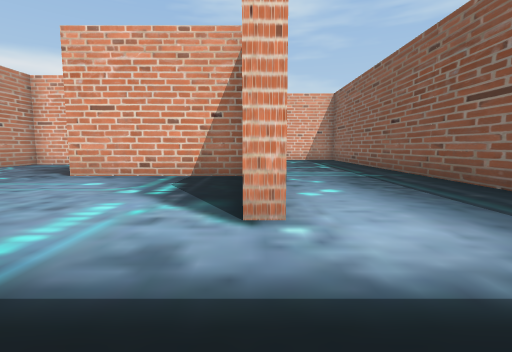
view 1 (above)

14 first-person views from a walk through a 3-D level made in the Unity game engine. The camera is 1.4 m above the floor, tilts 6° down and sees 85° across. The floor is counted in squares, 2 m on a side. Each view is taken from the middle of a square. On the plan, view 1 faces up. The plan holds only what a view shows up to about 9 squares ahead; the rest is blank. The place goes on beyond the plan. The player character is not drawn. Some animated figures are left out.

view 2
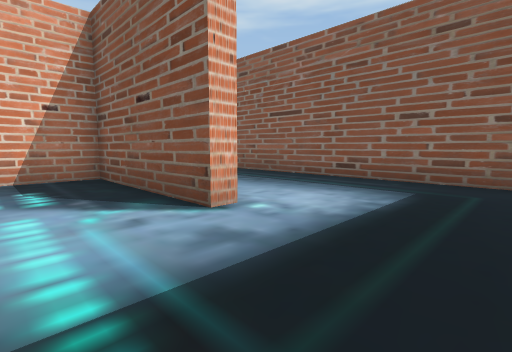

view 3
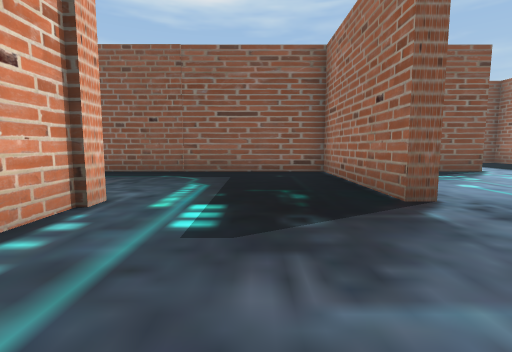

view 4
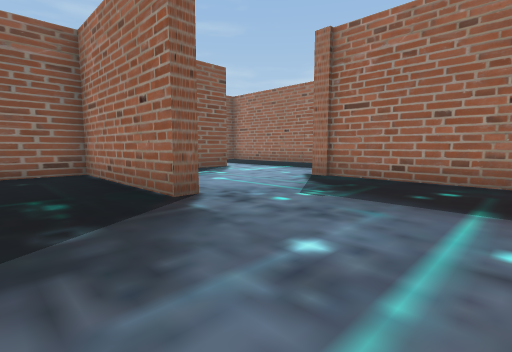

view 5
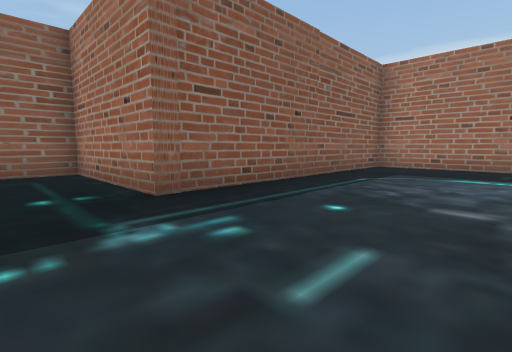

view 6
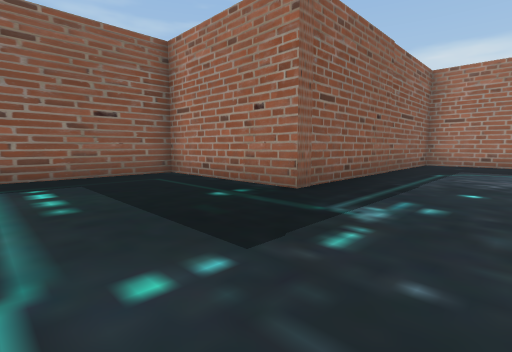

view 7
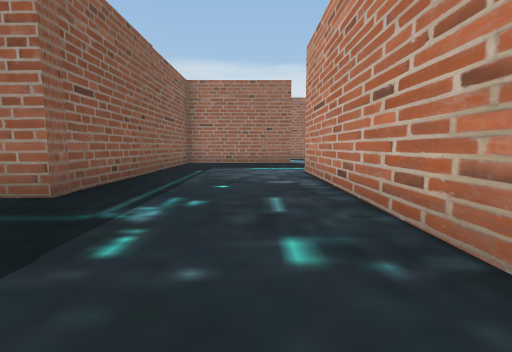

view 8
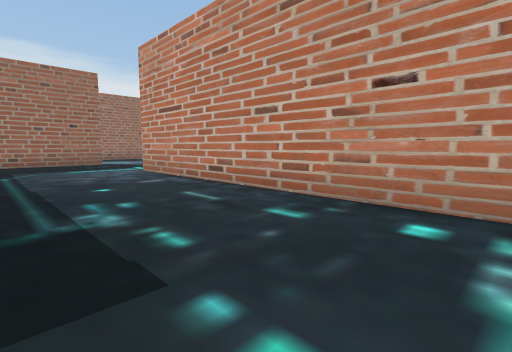

view 9
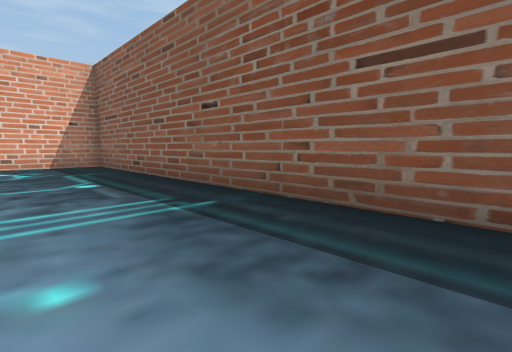

view 10
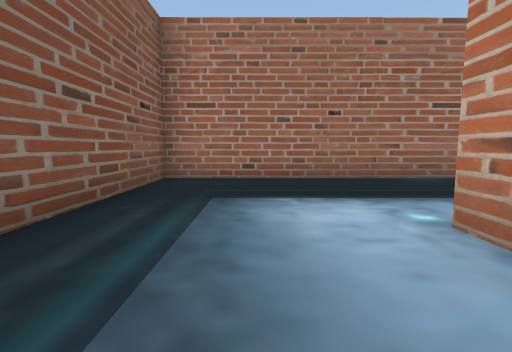

view 11
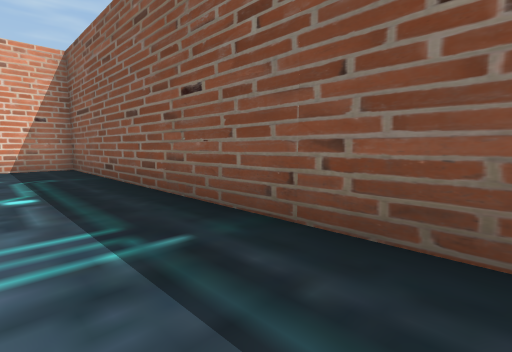

view 12
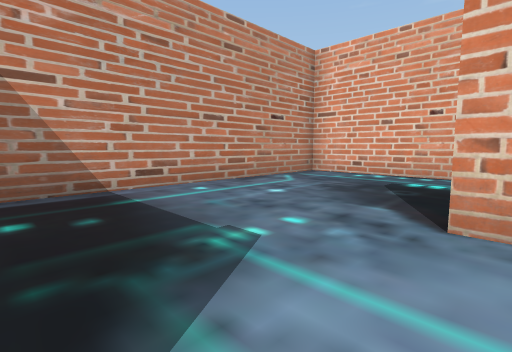

view 13
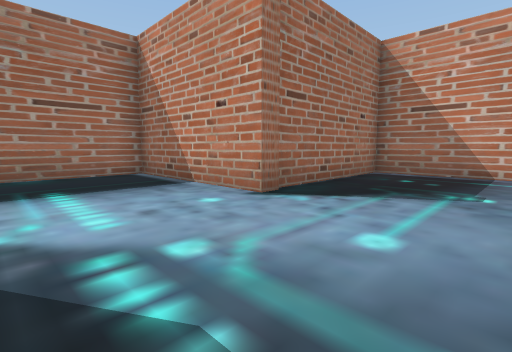

view 14
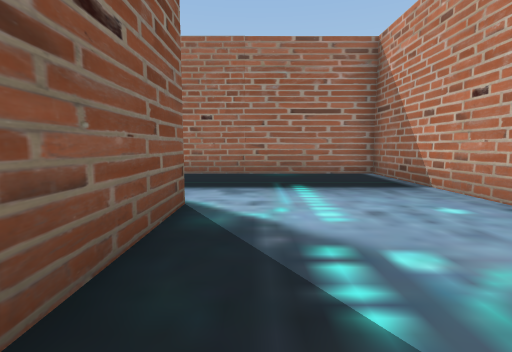

### Floor plan
Points are (right, up) in squares from view 1. A wall is a line through its corners. A room is listed if a view was taken in it or the views show most of it. See-through windows are left out.
Room 1 (views 1, 2, 3, 4, 5, 6, 7, 8, 9, 10, 11, 12, 13, 14)
walls: (0.3, 3.2) (0.3, 2.6) (-0.1, 2.6) (-0.1, 6.7) (-4.5, 6.7) (-4.5, 7.1) (-0.1, 7.1) (-0.1, 15.2) (4, 15.2) (4, 18.8); (-4.4, 18.9) (-4.4, 11.1) (-8.7, 11.1) (-8.7, 2.9) (-4.1, 2.9) (-4.1, -1.3) (4, -1.3) (4, 14.8) (1.4, 14.8)

Positions as (right, up) in squares from view 1, and headings:
1: (0, 0), facing up
2: (-2, 0), facing up-right
3: (-8, 9), facing right
4: (-8, 9), facing down-right
5: (-4, 17), facing down-right
6: (-3, 19), facing down-right
7: (-3, 19), facing down
8: (-1, 19), facing down-left
9: (1, 4), facing up-right
10: (2, 5), facing down
11: (2, 5), facing up-right
12: (-4, 4), facing up-left
13: (-1, 6), facing down-left
14: (-1, 6), facing down
